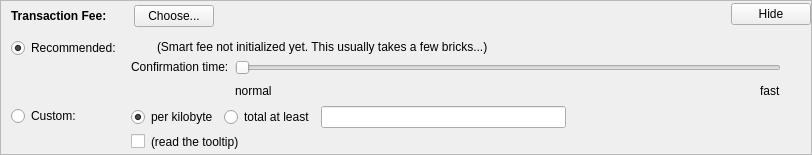
    <widget class="QFrame" name="frameFee">
     <property name="sizePolicy">
      <sizepolicy hsizetype="Expanding" vsizetype="Expanding">
       <horstretch>0</horstretch>
       <verstretch>0</verstretch>
      </sizepolicy>
     </property>
     <property name="maximumSize">
      <size>
       <width>16777215</width>
       <height>16777215</height>
      </size>
     </property>
     <property name="frameShape">
      <enum>QFrame::StyledPanel</enum>
     </property>
     <property name="frameShadow">
      <enum>QFrame::Sunken</enum>
     </property>
     <layout class="QVBoxLayout" name="verticalLayoutFee1">
      <property name="spacing">
       <number>0</number>
      </property>
      <property name="leftMargin">
       <number>0</number>
      </property>
      <property name="topMargin">
       <number>0</number>
      </property>
      <property name="rightMargin">
       <number>0</number>
      </property>
      <property name="bottomMargin">
       <number>0</number>
      </property>
      <item>
       <layout class="QVBoxLayout" name="verticalLayoutFee2" stretch="0,0,0">
        <property name="spacing">
         <number>0</number>
        </property>
        <property name="leftMargin">
         <number>10</number>
        </property>
        <property name="topMargin">
         <number>0</number>
        </property>
        <item>
         <layout class="QHBoxLayout" name="horizontalLayoutFee1">
          <property name="bottomMargin">
           <number>0</number>
          </property>
          <item>
           <layout class="QVBoxLayout" name="verticalLayoutFee7">
            <property name="spacing">
             <number>0</number>
            </property>
            <item>
             <spacer name="verticalSpacerSmartFee">
              <property name="orientation">
               <enum>Qt::Vertical</enum>
              </property>
              <property name="sizeType">
               <enum>QSizePolicy::Fixed</enum>
              </property>
              <property name="sizeHint" stdset="0">
               <size>
                <width>1</width>
                <height>4</height>
               </size>
              </property>
             </spacer>
            </item>
            <item>
             <layout class="QHBoxLayout" name="horizontalLayoutSmartFee">
              <property name="spacing">
               <number>10</number>
              </property>
              <item>
               <widget class="QLabel" name="labelFeeHeadline">
                <property name="sizePolicy">
                 <sizepolicy hsizetype="Preferred" vsizetype="Maximum">
                  <horstretch>0</horstretch>
                  <verstretch>0</verstretch>
                 </sizepolicy>
                </property>
                <property name="font">
                 <font>
                  <weight>75</weight>
                  <bold>true</bold>
                 </font>
                </property>
                <property name="styleSheet">
                 <string notr="true">font-weight:bold;</string>
                </property>
                <property name="text">
                 <string>Transaction Fee:</string>
                </property>
               </widget>
              </item>
              <item>
               <widget class="QLabel" name="labelFeeMinimized">
                <property name="text">
                 <string/>
                </property>
               </widget>
              </item>
              <item>
               <widget class="QPushButton" name="buttonChooseFee">
                <property name="text">
                 <string>Choose...</string>
                </property>
               </widget>
              </item>
             </layout>
            </item>
            <item>
             <spacer name="verticalSpacer_5">
              <property name="orientation">
               <enum>Qt::Vertical</enum>
              </property>
              <property name="sizeHint" stdset="0">
               <size>
                <width>1</width>
                <height>1</height>
               </size>
              </property>
             </spacer>
            </item>
           </layout>
          </item>
          <item>
           <spacer name="horizontalSpacer_4">
            <property name="orientation">
             <enum>Qt::Horizontal</enum>
            </property>
            <property name="sizeHint" stdset="0">
             <size>
              <width>40</width>
              <height>20</height>
             </size>
            </property>
           </spacer>
          </item>
          <item>
           <widget class="QPushButton" name="buttonMinimizeFee">
            <property name="toolTip">
             <string>collapse fee-settings</string>
            </property>
            <property name="text">
             <string>Hide</string>
            </property>
           </widget>
          </item>
         </layout>
        </item>
        <item>
         <widget class="QFrame" name="frameFeeSelection">
          <layout class="QVBoxLayout" name="verticalLayoutFee12">
           <property name="spacing">
            <number>0</number>
           </property>
           <property name="leftMargin">
            <number>0</number>
           </property>
           <property name="topMargin">
            <number>0</number>
           </property>
           <property name="rightMargin">
            <number>0</number>
           </property>
           <property name="bottomMargin">
            <number>0</number>
           </property>
           <item>
            <layout class="QGridLayout" name="gridLayoutFee">
             <property name="topMargin">
              <number>10</number>
             </property>
             <property name="bottomMargin">
              <number>4</number>
             </property>
             <property name="horizontalSpacing">
              <number>10</number>
             </property>
             <property name="verticalSpacing">
              <number>4</number>
             </property>
             <item row="1" column="1">
              <layout class="QVBoxLayout" name="verticalLayoutFee8">
               <property name="spacing">
                <number>6</number>
               </property>
               <item>
                <layout class="QHBoxLayout" name="horizontalLayoutFee13">
                 <item>
                  <widget class="QRadioButton" name="radioCustomPerKilobyte">
                   <property name="toolTip">
                    <string>If the custom fee is set to 1000 satoshis and the transaction is only 250 bytes, then &quot;per kilobyte&quot; only pays 250 satoshis in fee, while &quot;total at least&quot; pays 1000 satoshis. For transactions bigger than a kilobyte both pay by kilobyte.</string>
                   </property>
                   <property name="text">
                    <string>per kilobyte</string>
                   </property>
                   <property name="checked">
                    <bool>true</bool>
                   </property>
                   <attribute name="buttonGroup">
                    <string notr="true">groupCustomFee</string>
                   </attribute>
                  </widget>
                 </item>
                 <item>
                  <widget class="QRadioButton" name="radioCustomAtLeast">
                   <property name="toolTip">
                    <string>If the custom fee is set to 1000 satoshis and the transaction is only 250 bytes, then &quot;per kilobyte&quot; only pays 250 satoshis in fee, while &quot;total at least&quot; pays 1000 satoshis. For transactions bigger than a kilobyte both pay by kilobyte.</string>
                   </property>
                   <property name="text">
                    <string>total at least</string>
                   </property>
                   <attribute name="buttonGroup">
                    <string notr="true">groupCustomFee</string>
                   </attribute>
                  </widget>
                 </item>
                 <item>
                  <widget class="BitcoinAmountField" name="customFee"/>
                 </item>
                 <item>
                  <spacer name="horizontalSpacer_6">
                   <property name="orientation">
                    <enum>Qt::Horizontal</enum>
                   </property>
                   <property name="sizeHint" stdset="0">
                    <size>
                     <width>1</width>
                     <height>1</height>
                    </size>
                   </property>
                  </spacer>
                 </item>
                </layout>
               </item>
               <item>
                <layout class="QHBoxLayout" name="horizontalLayoutFee8">
                 <item>
                  <widget class="QCheckBox" name="checkBoxMinimumFee">
                   <property name="toolTip">
                    <string>Paying only the minimum fee is just fine as long as there is less transaction volume than space in the bricks. But be aware that this can end up in a never confirming transaction once there is more demand for magacoin transactions than the network can process.</string>
                   </property>
                   <property name="text">
                    <string/>
                   </property>
                  </widget>
                 </item>
                 <item>
                  <widget class="QLabel" name="labelMinFeeWarning">
                   <property name="enabled">
                    <bool>true</bool>
                   </property>
                   <property name="toolTip">
                    <string>Paying only the minimum fee is just fine as long as there is less transaction volume than space in the bricks. But be aware that this can end up in a never confirming transaction once there is more demand for magacoin transactions than the network can process.</string>
                   </property>
                   <property name="text">
                    <string>(read the tooltip)</string>
                   </property>
                   <property name="margin">
                    <number>5</number>
                   </property>
                  </widget>
                 </item>
                 <item>
                  <spacer name="horizontalSpacer_2">
                   <property name="orientation">
                    <enum>Qt::Horizontal</enum>
                   </property>
                   <property name="sizeHint" stdset="0">
                    <size>
                     <width>1</width>
                     <height>1</height>
                    </size>
                   </property>
                  </spacer>
                 </item>
                </layout>
               </item>
              </layout>
             </item>
             <item row="0" column="0">
              <layout class="QVBoxLayout" name="verticalLayoutFee4" stretch="0,1">
               <item>
                <widget class="QRadioButton" name="radioSmartFee">
                 <property name="text">
                  <string>Recommended:</string>
                 </property>
                 <property name="checked">
                  <bool>true</bool>
                 </property>
                 <attribute name="buttonGroup">
                  <string notr="true">groupFee</string>
                 </attribute>
                </widget>
               </item>
               <item>
                <spacer name="verticalSpacer_2">
                 <property name="orientation">
                  <enum>Qt::Vertical</enum>
                 </property>
                 <property name="sizeHint" stdset="0">
                  <size>
                   <width>1</width>
                   <height>1</height>
                  </size>
                 </property>
                </spacer>
               </item>
              </layout>
             </item>
             <item row="1" column="0">
              <layout class="QVBoxLayout" name="verticalLayoutFee9" stretch="0,1">
               <item>
                <widget class="QRadioButton" name="radioCustomFee">
                 <property name="text">
                  <string>Custom:</string>
                 </property>
                 <attribute name="buttonGroup">
                  <string notr="true">groupFee</string>
                 </attribute>
                </widget>
               </item>
               <item>
                <spacer name="verticalSpacer_6">
                 <property name="orientation">
                  <enum>Qt::Vertical</enum>
                 </property>
                 <property name="sizeHint" stdset="0">
                  <size>
                   <width>1</width>
                   <height>1</height>
                  </size>
                 </property>
                </spacer>
               </item>
              </layout>
             </item>
             <item row="0" column="1">
              <layout class="QVBoxLayout" name="verticalLayoutFee3" stretch="0,0,1">
               <property name="spacing">
                <number>6</number>
               </property>
               <property name="topMargin">
                <number>2</number>
               </property>
               <item>
                <layout class="QHBoxLayout" name="horizontalLayoutFee12">
                 <item>
                  <widget class="QLabel" name="labelSmartFee">
                   <property name="text">
                    <string/>
                   </property>
                   <property name="margin">
                    <number>2</number>
                   </property>
                  </widget>
                 </item>
                 <item>
                  <widget class="QLabel" name="labelFeeEstimation">
                   <property name="text">
                    <string/>
                   </property>
                  </widget>
                 </item>
                 <item>
                  <widget class="QLabel" name="labelSmartFee2">
                   <property name="text">
                    <string>(Smart fee not initialized yet. This usually takes a few bricks...)</string>
                   </property>
                   <property name="margin">
                    <number>2</number>
                   </property>
                  </widget>
                 </item>
                 <item>
                  <spacer name="horizontalSpacer_5">
                   <property name="orientation">
                    <enum>Qt::Horizontal</enum>
                   </property>
                   <property name="sizeHint" stdset="0">
                    <size>
                     <width>1</width>
                     <height>1</height>
                    </size>
                   </property>
                  </spacer>
                 </item>
                </layout>
               </item>
               <item>
                <layout class="QHBoxLayout" name="horizontalLayoutFee9">
                 <item>
                  <layout class="QVBoxLayout" name="verticalLayoutFee6">
                   <item>
                    <widget class="QLabel" name="labelSmartFee3">
                     <property name="text">
                      <string>Confirmation time:</string>
                     </property>
                     <property name="margin">
                      <number>2</number>
                     </property>
                    </widget>
                   </item>
                   <item>
                    <spacer name="verticalSpacer_3">
                     <property name="orientation">
                      <enum>Qt::Vertical</enum>
                     </property>
                     <property name="sizeHint" stdset="0">
                      <size>
                       <width>1</width>
                       <height>1</height>
                      </size>
                     </property>
                    </spacer>
                   </item>
                  </layout>
                 </item>
                 <item>
                  <layout class="QVBoxLayout" name="verticalLayoutFee5">
                   <property name="rightMargin">
                    <number>30</number>
                   </property>
                   <item>
                    <widget class="QSlider" name="sliderSmartFee">
                     <property name="minimum">
                      <number>0</number>
                     </property>
                     <property name="maximum">
                      <number>24</number>
                     </property>
                     <property name="pageStep">
                      <number>1</number>
                     </property>
                     <property name="value">
                      <number>0</number>
                     </property>
                     <property name="orientation">
                      <enum>Qt::Horizontal</enum>
                     </property>
                     <property name="invertedAppearance">
                      <bool>false</bool>
                     </property>
                     <property name="invertedControls">
                      <bool>false</bool>
                     </property>
                     <property name="tickPosition">
                      <enum>QSlider::NoTicks</enum>
                     </property>
                    </widget>
                   </item>
                   <item>
                    <layout class="QHBoxLayout" name="horizontalLayoutFee10">
                     <item>
                      <widget class="QLabel" name="labelSmartFeeNormal">
                       <property name="text">
                        <string>normal</string>
                       </property>
                      </widget>
                     </item>
                     <item>
                      <spacer name="horizontalSpacer_3">
                       <property name="orientation">
                        <enum>Qt::Horizontal</enum>
                       </property>
                       <property name="sizeHint" stdset="0">
                        <size>
                         <width>40</width>
                         <height>20</height>
                        </size>
                       </property>
                      </spacer>
                     </item>
                     <item>
                      <widget class="QLabel" name="labelSmartFeeFast">
                       <property name="text">
                        <string>fast</string>
                       </property>
                      </widget>
                     </item>
                    </layout>
                   </item>
                  </layout>
                 </item>
                </layout>
               </item>
               <item>
                <spacer name="verticalSpacer_4">
                 <property name="orientation">
                  <enum>Qt::Vertical</enum>
                 </property>
                 <property name="sizeHint" stdset="0">
                  <size>
                   <width>1</width>
                   <height>1</height>
                  </size>
                 </property>
                </spacer>
               </item>
              </layout>
             </item>
            </layout>
           </item>
          </layout>
         </widget>
        </item>
        <item>
         <spacer name="verticalSpacerFee">
          <property name="orientation">
           <enum>Qt::Vertical</enum>
          </property>
          <property name="sizeHint" stdset="0">
           <size>
            <width>800</width>
            <height>1</height>
           </size>
          </property>
         </spacer>
        </item>
       </layout>
      </item>
     </layout>
    </widget>
